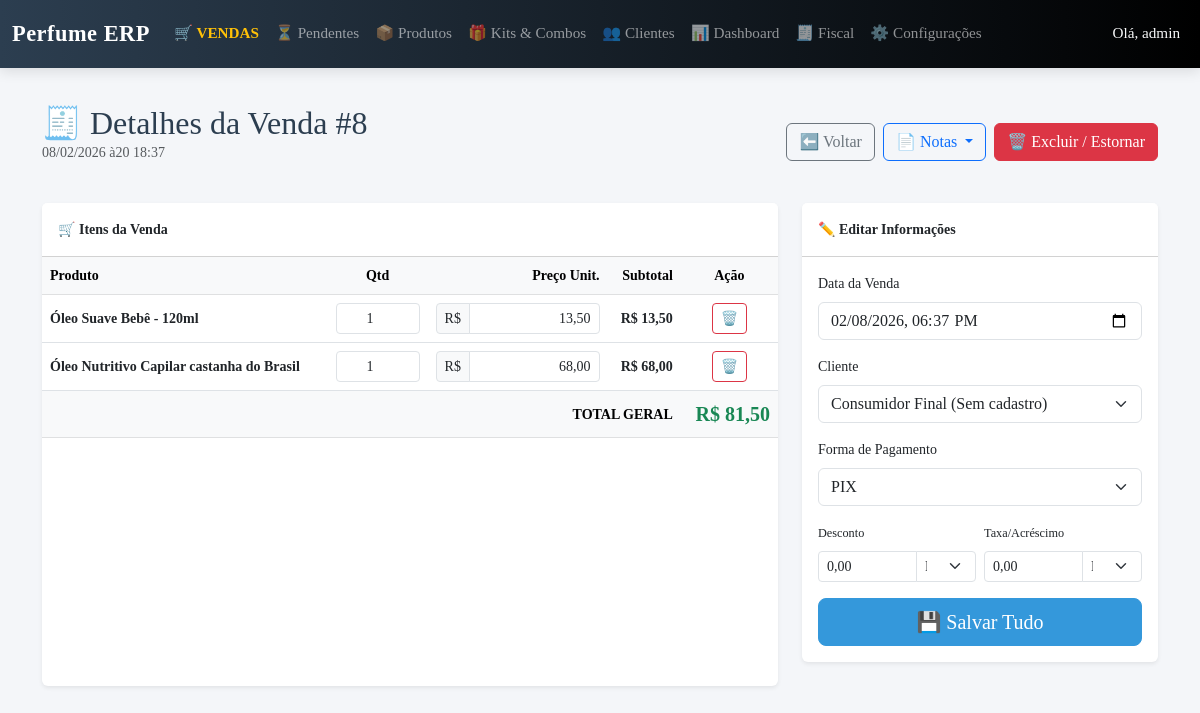
/relatorios/vendas/detalhe/8/ (signed in), run on the app's committed database.
### sales/models.py (models this page shows, shortened)
class Sale(models.Model):
    PAYMENT_CHOICES = [
        ('pix', 'PIX'),
        ('credit', 'Cartão de Crédito'),
        ('debit', 'Cartão de Débito'),
        ('cash', 'Dinheiro'),
    ]
    STATUS_CHOICES = [
        ('pending', 'Pendente'),
        ('completed', 'Finalizada'),
        ('canceled', 'Cancelada'),
    ]
    CALC_TYPE_CHOICES = [
        ('fixed', 'R$'),
        ('percent', '%'),
    ]
    salesperson = models.ForeignKey(User, on_delete=models.SET_NULL, null=True, blank=True, verbose_name="Vendedor")
    customer = models.ForeignKey(Customer, on_delete=models.SET_NULL, null=True, blank=True, verbose_name="Cliente")
    created_at = models.DateTimeField(auto_now_add=True, verbose_name="Data")
    payment_method = models.CharField("Pagamento", max_length=20, choices=PAYMENT_CHOICES, default='pix')
    installments = models.IntegerField("Parcelas", default=1)
    discount_value = models.DecimalField("Desconto", max_digits=10, decimal_places=2, default=0)
    discount_type = models.CharField("Tipo Desconto", max_length=10, choices=CALC_TYPE_CHOICES, default='fixed')
    amount_paid = models.DecimalField("Valor Pago", max_digits=10, decimal_places=2, default=0)
    tax_value = models.DecimalField("Acréscimo", max_digits=10, decimal_places=2, default=0)
    tax_type = models.CharField("Tipo Acréscimo", max_length=10, choices=CALC_TYPE_CHOICES, default='fixed')
    total = models.DecimalField(max_digits=10, decimal_places=2, default=0, editable=False)
    status = models.CharField("Status", max_length=20, choices=STATUS_CHOICES, default='pending')
    commission = models.DecimalField("Comissão", max_digits=10, decimal_places=2, default=0, editable=False)
    class Meta:
        verbose_name = "Venda"
        verbose_name_plural = "Vendas"

class SaleItem(models.Model):
    sale = models.ForeignKey(Sale, related_name='items', on_delete=models.CASCADE)
    product = models.ForeignKey(Product, on_delete=models.PROTECT, verbose_name="Produto")
    quantity = models.PositiveIntegerField("Qtd", default=1)
    price = models.DecimalField("Preço Unit.", max_digits=10, decimal_places=2)
    subtotal = models.DecimalField("Subtotal", max_digits=10, decimal_places=2, editable=False)

### products/models.py (models this page shows, shortened)
class Product(models.Model):
    GENDER_CHOICES = [
        ('M', 'Masculino'),
        ('F', 'Feminino'),
        ('U', 'Unissex'),
    ]
    TYPE_CHOICES = [
        ('perfume', 'Perfume (Frasco)'),
        ('decant', 'Decant (Amostra)'),
        ('kit', 'Kit / Combo'),
        ('cosmetic', 'Cosmético'),
    ]
    name = models.CharField("Nome do Produto", max_length=255)
    brand = models.ForeignKey(Brand, on_delete=models.SET_NULL, null=True, blank=True, verbose_name="Marca")
    category = models.ForeignKey(Category, on_delete=models.SET_NULL, null=True, blank=True, verbose_name="Categoria")
    supplier = models.ForeignKey(Supplier, on_delete=models.SET_NULL, null=True, blank=True, verbose_name="Fornecedor Padrão")
    line = models.CharField("Linha", max_length=100, blank=True, help_text="Ex: Malbec, Acqua di Gio")
    product_type = models.CharField("Tipo", max_length=20, choices=TYPE_CHOICES, default='perfume')
    gender = models.CharField("Gênero", max_length=1, choices=GENDER_CHOICES, default='U')
    olfactory_family = models.ForeignKey(OlfactoryFamily, on_delete=models.SET_NULL, null=True, blank=True, verbose_name="Família Olfativa")
    top_notes = models.TextField("Notas de Saída", blank=True)
    heart_notes = models.TextField("Notas de Corpo", blank=True)
    base_notes = models.TextField("Notas de Fundo", blank=True)
    description = models.TextField("Descrição", blank=True)
    volume = models.CharField("Volume", max_length=50, help_text="Ex: 100ml, 50ml, 5ml", blank=True)
    barcode = models.CharField("Código de Barras", max_length=100, unique=True, blank=True, null=True)
    batch_code = models.CharField("Lote", max_length=50, blank=True)
    expiration_date = models.DateField("Validade", blank=True, null=True)
    cost_price = models.DecimalField("Preço de Custo", max_digits=10, decimal_places=2, default=0, blank=True)
    selling_price = models.DecimalField("Preço de Venda", max_digits=10, decimal_places=2, default=0, blank=True)
    stock_quantity = models.IntegerField("Qtd. em Estoque", default=0)
    min_stock = models.IntegerField("Estoque Mínimo", default=5)
    image = models.ImageField("Imagem", upload_to='products/', blank=True, null=True)
    image_url = models.URLField("URL da Imagem", max_length=500, blank=True, null=True, help_text="Cole um link de imagem da internet (opcional)")
    created_at = models.DateTimeField(auto_now_add=True)
    updated_at = models.DateTimeField(auto_now=True)
    class Meta:
        verbose_name = "Produto"
        verbose_name_plural = "Produtos"

### reports/views.py (the view, shortened to what this page needs)
# urls.py: path('vendas/detalhe/<int:sale_id>/', views.sale_detail, name='sale_detail'),
@login_required
def sale_detail(request, sale_id):
    sale = get_object_or_404(Sale.objects.prefetch_related('items__product'), pk=sale_id)
    customers = Customer.objects.all().order_by('name')
    subtotal_items = sum(item.subtotal for item in sale.items.all())
    return render(request, 'reports/sale_detail.html', {'sale': sale, 'customers': customers, 'subtotal_items': subtotal_items})

### templates/reports/sale_detail.html (shortened to what this page needs)
{% extends 'base.html' %}
{% block content %}
<div class="container mt-4">
    <div class="d-flex justify-content-between align-items-center mb-4">
        <div>
            <h2 class="mb-0" style="color: #2c3e50;">🧾 Detalhes da Venda #{{ sale.id }}</h2>
            <p class="text-muted">{{ sale.created_at|date:"d/m/Y às H:i" }}</p>
        </div>
        <div class="d-flex gap-2">
            <a href="{% url 'reports_dashboard' %}" class="btn btn-outline-secondary">⬅️ Voltar</a>
            <div class="btn-group">
                <button type="button" class="btn btn-outline-primary dropdown-toggle" data-bs-toggle="dropdown">
                    📄 Notas
                </button>
            </div>
            <a href="{% url 'delete_sale' sale.id %}" class="btn btn-danger" onclick="return confirm('ATENÇÃO: Isso excluirá a venda e DEVOLVERÁ os itens ao estoque.\n\nDeseja continuar?')">
                🗑️ Excluir / Estornar
            </a>
        </div>
    </div>
    <form method="post">
        <div class="row g-4">
            <div class="col-md-8">
                <div class="card shadow-sm border-0 h-100">
                    <div class="card-header bg-white fw-bold py-3">🛒 Itens da Venda</div>
                    <div class="card-body p-0">
                        <div class="table-responsive">
                            <table class="table table-hover align-middle mb-0">
                                <thead class="table-light">
                                    <tr>
                                        <th>Produto</th>
                                        <th class="text-center" style="width: 100px;">Qtd</th>
                                        <th class="text-end" style="width: 180px;">Preço Unit.</th>
                                        <th class="text-end">Subtotal</th>
                                        <th class="text-center">Ação</th>
                                    </tr>
                                </thead>
                                <tbody>
                                    {% for item in sale.items.all %}
                                    <tr>
                                        <td>
                                            <div class="fw-bold">{{ item.product.name }}</div>
                                        </td>
                                        <td class="text-center">
                                            <input type="number" name="quantity_{{ item.id }}" value="{{ item.quantity }}" class="form-control form-control-sm text-center" min="1" required>
                                        </td>
                                        <td class="text-end">
                                            <div class="input-group input-group-sm">
                                                <span class="input-group-text">R$</span>
                                                <input type="text" name="price_{{ item.id }}" value="{{ item.price|floatformat:2 }}" class="form-control form-control-sm text-end money" oninput="formatCurrency(this)" required>
                                            </div>
                                        </td>
                                        <td class="text-end fw-bold">R$ {{ item.subtotal|floatformat:2 }}</td>
                                        <td class="text-center">
                                            <a href="{% url 'delete_sale_item' item.id %}" class="btn btn-sm btn-outline-danger" title="Remover Item" onclick="return confirm('Remover este item da venda? O estoque será estornado.');">
                                                🗑️
                                            </a>
                                        </td>
                                    </tr>
                                    {% endfor %}
                                </tbody>
                                <tfoot class="table-light">
                                    <tr>
                                        <td colspan="4" class="text-end fw-bold">TOTAL GERAL</td>
                                        <td class="text-end fw-bold text-success fs-5">R$ {{ sale.total|floatformat:2 }}</td>
                                    </tr>
                                </tfoot>
                            </table>
                        </div>
                    </div>
                </div>
            </div>
            <div class="col-md-4">
                <div class="card shadow-sm border-0 mb-4">
                    <div class="card-header bg-white fw-bold py-3">✏️ Editar Informações</div>
                    <div class="card-body">
                        <div class="mb-3">
                            <label for="id_created_at" class="form-label">Data da Venda</label>
                            <input type="datetime-local" name="created_at" id="id_created_at" class="form-control"
                                   value="{{ sale.created_at|date:'Y-m-d\TH:i' }}" required>
                        </div>
                        <div class="mb-3">
                            <label for="id_customer" class="form-label">Cliente</label>
                            <select name="customer" id="id_customer" class="form-select">
                                <option value="">Consumidor Final (Sem cadastro)</option>
                            </select>
                        </div>
                        <div class="mb-3">
                            <label for="id_payment_method" class="form-label">Forma de Pagamento</label>
                            <select name="payment_method" id="id_payment_method" class="form-select">
                                <option value="pix" {% if sale.payment_method == 'pix' %}selected{% endif %}>PIX</option>
                            </select>
                        </div>
                        <div class="row g-2 mb-3">
                            <div class="col-6">
                                <label class="form-label small">Desconto</label>
                                <div class="input-group input-group-sm">
                                    <input type="text" name="discount_value" class="form-control money" value="{{ sale.discount_value|floatformat:2 }}" oninput="formatCurrency(this)">
                                    <select name="discount_type" class="form-select" style="max-width: 60px;">
                                        <option value="fixed" {% if sale.discount_type == 'fixed' %}selected{% endif %}>R$</option>
                                    </select>
                                </div>
                            </div>
                            <div class="col-6">
                                <label class="form-label small">Taxa/Acréscimo</label>
                                <div class="input-group input-group-sm">
                                    <input type="text" name="tax_value" class="form-control money" value="{{ sale.tax_value|floatformat:2 }}" oninput="formatCurrency(this)">
                                    <select name="tax_type" class="form-select" style="max-width: 60px;">
                                        <option value="fixed" {% if sale.tax_type == 'fixed' %}selected{% endif %}>R$</option>
                                    </select>
                                </div>
                            </div>
                        </div>
                        <button type="submit" class="btn btn-primary w-100 btn-lg">💾 Salvar Tudo</button>
                    </div>
                </div>
            </div>
        </div>
    </form>
</div>
{% endblock %}

### templates/base.html (shortened to what this page needs)
{% load static %}
<!DOCTYPE html>
<html lang="pt-br">
<head>
    <link href="https://cdn.jsdelivr.net/npm/bootstrap@5.3.0/dist/css/bootstrap.min.css" rel="stylesheet">
    <link href="https://cdn.datatables.net/1.13.4/css/dataTables.bootstrap5.min.css" rel="stylesheet">
    <link href="https://cdn.datatables.net/responsive/2.5.0/css/responsive.bootstrap5.min.css" rel="stylesheet">
</head>
<body class="{% if user.is_authenticated %}authenticated{% endif %}">
    {% if user.is_authenticated %}
    <nav class="navbar navbar-expand-lg navbar-dark bg-dark fixed-top shadow">
        <div class="container-fluid">
            <a class="navbar-brand" href="{% url 'home' %}">Perfume ERP</a>
            <div class="collapse navbar-collapse" id="navbarNav">
                {% if user.is_authenticated %}
                <ul class="navbar-nav me-auto">
                    <li class="nav-item"><a class="nav-link fw-bold text-warning" href="{% url 'pos_view' %}">🛒 VENDAS</a></li>
                    <li class="nav-item"><a class="nav-link" href="{% url 'pending_sales' %}">⏳ Pendentes</a></li>
                    <li class="nav-item"><a class="nav-link" href="{% url 'product_list' %}">📦 Produtos</a></li>
                    <li class="nav-item"><a class="nav-link" href="{% url 'kit_manage' %}">🎁 Kits & Combos</a></li>
                    <li class="nav-item"><a class="nav-link" href="{% url 'customer_list' %}">👥 Clientes</a></li>
                    {% if user.is_superuser %}
                    <li class="nav-item"><a class="nav-link" href="{% url 'reports_dashboard' %}">📊 Dashboard</a></li>
                    <li class="nav-item"><a class="nav-link" href="{% url 'import_data' %}">🧾 Fiscal</a></li>
                    <li class="nav-item"><a class="nav-link" href="{% url 'settings_dashboard' %}">⚙️ Configurações</a></li>
                    {% endif %}
                </ul>
                {% endif %}
                <ul class="navbar-nav">
                    {% if user.is_authenticated %}
                        <li class="nav-item"><span class="nav-link text-light">Olá, {{ user.username }}</span></li>
                    {% endif %}
                </ul>
            </div>
        </div>
    </nav>
    {% endif %}
    {% block content %}{% endblock %}
</body>
</html>

### data on the page
Sale: id "8", created_at "08/02/2026 à20 18:37", total "81,50", created_at "02/08/2026 18:37", payment_method "PIX", discount_value "0,00", discount_type "R$", tax_value "0,00", tax_type "R$"
SaleItem: product.name "Óleo Suave Bebê - 120ml", quantity "1", price "13,50", subtotal "13,50"
SaleItem: product.name "Óleo Nutritivo Capilar castanha do Brasil", quantity "1", price "68,00", subtotal "68,00"

### other printed values
{{ user.username }} "admin"
